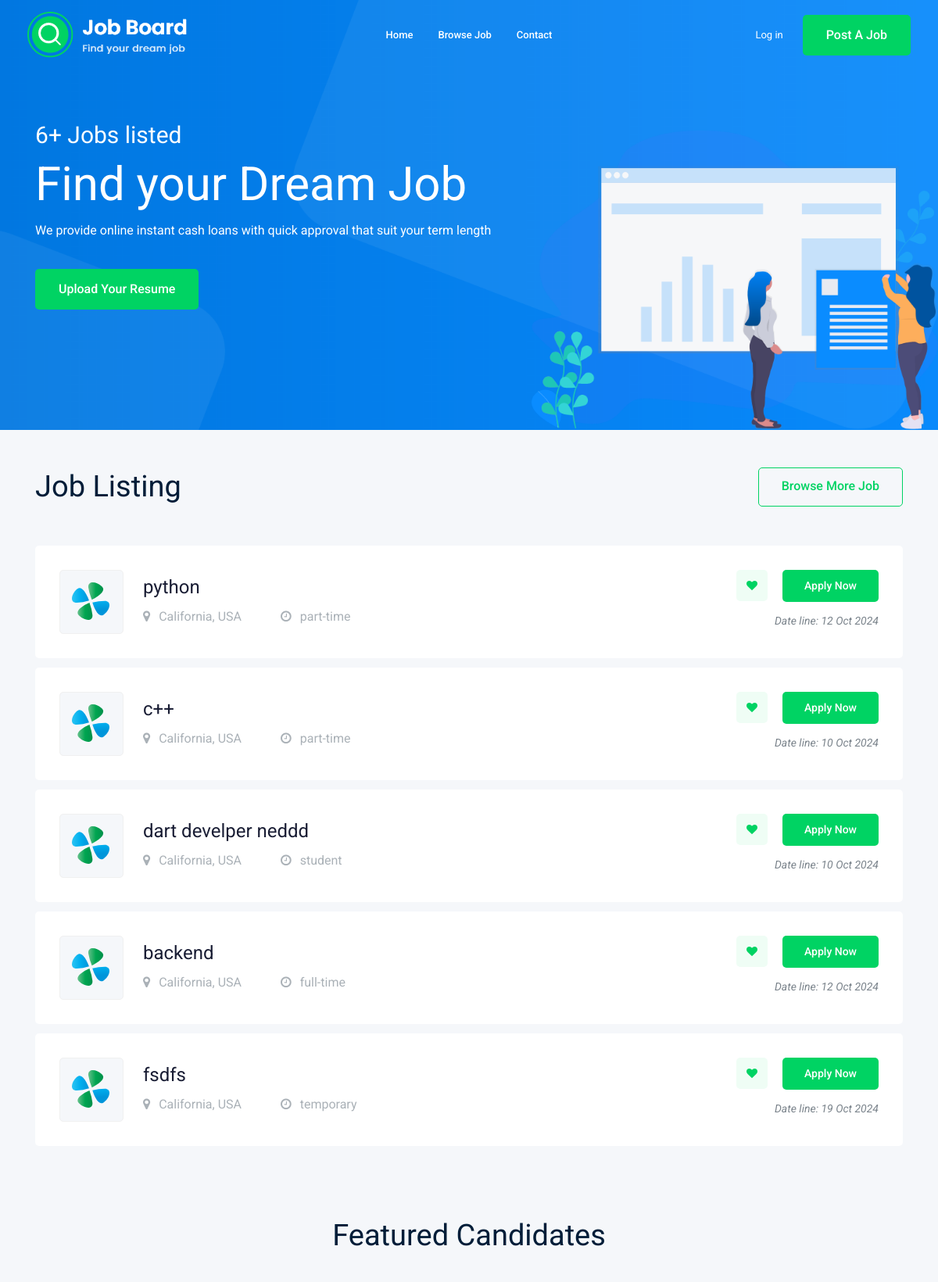
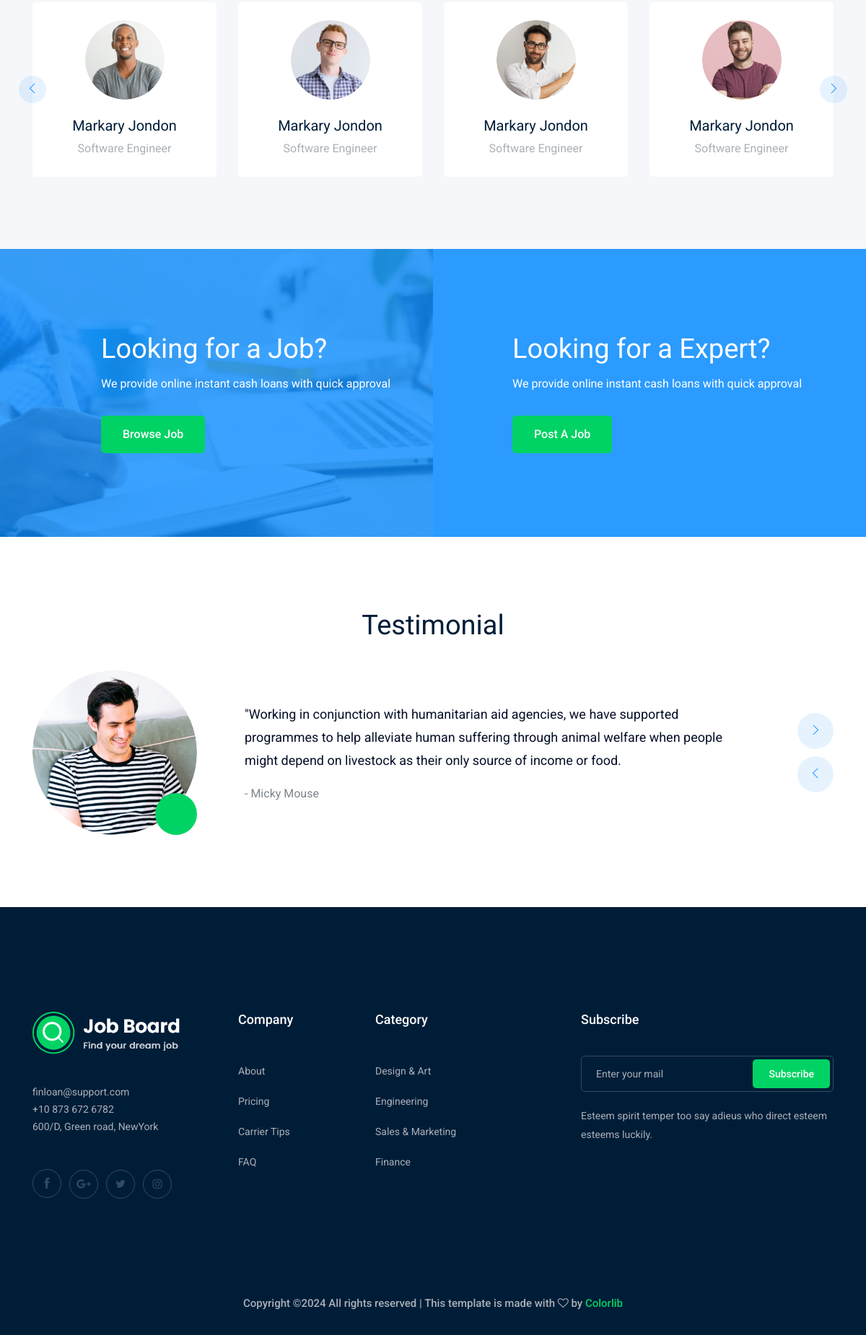
The page / on the database its author committed (2 pictures, top to bottom).
### job/models.py (models this page shows, shortened)
class Job(models.Model):
    owner = models.name = models.ForeignKey(User,on_delete=models.CASCADE)
    title = models.CharField(max_length=100)
    job_type = models.CharField(max_length=50, choices=job_type)
    description = models.TextField(max_length=500, blank=True, null=True)
    published_at = models.DateField(auto_now=True)
    vacnecy = models.IntegerField(default=1)
    salary = models.IntegerField(default=0)
    experance = models.IntegerField(default=1)
    category = models.ForeignKey('Category', on_delete=models.CASCADE,)
    image = models.ImageField(upload_to='jobs/', null=True,blank=True)
    slug = models.SlugField(blank=True, null=True)

### mian/views.py (the view)
# urls.py: path('', views.index, name='index'),
def index(request):
    job_list = Job.objects.all()
    myfilter = JobFilter(request.GET, queryset=job_list)
    paginator = Paginator(myfilter.qs, 5)
    page_number = request.GET.get("page")
    page_obj = paginator.get_page(page_number)
    context = {"jobs": page_obj, 'myfilter': myfilter}
    return render(request, 'index.html', context)

### mian/templates/index.html (shortened to what this page needs)
{% extends "base.html" %}
{% load static %}
{% load bootstrap4 %}
{% block content %}
    <div class="slider_area">
        <div class="single_slider  d-flex align-items-center slider_bg_1">
            <div class="container">
                <div class="row align-items-center">
                    <div class="col-lg-7 col-md-6">
                        <div class="slider_text">
                            <h5 class="wow fadeInLeft" data-wow-duration="1s" data-wow-delay=".2s">{{jobs.paginator.count}}+ Jobs listed</h5>
                            <h3 class="wow fadeInLeft" data-wow-duration="1s" data-wow-delay=".3s">Find your Dream Job</h3>
                            <p class="wow fadeInLeft" data-wow-duration="1s" data-wow-delay=".4s">We provide online instant cash loans with quick approval that suit your term length</p>
                            <div class="sldier_btn wow fadeInLeft" data-wow-duration="1s" data-wow-delay=".5s">
                                <a href="#" class="boxed-btn3">Upload your Resume</a>
                            </div>
                        </div>
                    </div>
                </div>
            </div>
        </div>
        <div class="ilstration_img wow fadeInRight d-none d-lg-block text-right" data-wow-duration="1s" data-wow-delay=".2s">
            <img src="{% static 'img/banner/illustration.png' %}" alt="">
        </div>
    </div>
    <div class="job_listing_area pt-5">
        <div class="container">
            <div class="row align-items-center">
                <div class="col-lg-6">
                    <div class="section_title">
                        <h3>Job Listing</h3>
                    </div>
                </div>
                <div class="col-lg-6">
                    <div class="brouse_job text-right">
                        <a href="{% url 'jobs:job_list' %}" class="boxed-btn4">Browse More Job</a>
                    </div>
                </div>
            </div>
            <div class="job_lists">
                <div class="row">
                    {% for job in jobs %}
                    <div class="col-lg-12 col-md-12">
                        <div class="single_jobs white-bg d-flex justify-content-between">
                            <div class="jobs_left d-flex align-items-center">
                                <div class="thumb">
                                {% if job.image %}
                                    <img src="{{ job.image.url }}" alt="">
                                {% else %}
                                    <img src="{% static 'img/svg_icon/1.svg' %}" alt="">
                                {% endif %}
                                </div>
                                <div class="jobs_conetent">
                                    <a href="{% url 'jobs:job_details' job.slug %}"><h4>{{ job.title }}</h4></a>
                                    <div class="links_locat d-flex align-items-center">
                                        <div class="location">
                                            <p> <i class="fa fa-map-marker"></i> California, USA</p>
                                        </div>
                                        <div class="location">
                                            <p> <i class="fa fa-clock-o"></i> {{job.job_type}}</p>
                                        </div>
                                    </div>
                                </div>
                            </div>
                            <div class="jobs_right">
                                <div class="apply_now">
                                    <a class="heart_mark" href="#"> <i class="fa fa-heart"></i> </a>
                                    <a href="{% url 'jobs:job_details' job.slug %}" class="boxed-btn3">Apply Now</a>
                                </div>
                                <div class="date">
                                    <p>Date line: {{job.published_at|date:'d M o'}}</p>
                                </div>
                            </div>
                        </div>
                    </div>
                    {% endfor %}
                </div>
            </div>
        </div>
    </div>
    <div class="featured_candidates_area">
        <div class="container">
            <div class="row">
                <div class="col-lg-12">
                    <div class="section_title text-center mb-40">
                        <h3>Featured Candidates</h3>
                    </div>
                </div>
            </div>
            <div class="row">
                <div class="col-lg-12">
                    <div class="candidate_active owl-carousel">
                        <div class="single_candidates text-center">
                            <div class="thumb">
                                <img src="{% static 'img/candiateds/1.png' %}" alt="">
                            </div>
                            <a href="#"><h4>Markary Jondon</h4></a>
                            <p>Software Engineer</p>
                        </div>
                        <div class="single_candidates text-center">
                            <div class="thumb">
                                <img src="{% static 'img/candiateds/2.png' %}" alt="">
                            </div>
                            <a href="#"><h4>Markary Jondon</h4></a>
                            <p>Software Engineer</p>
                        </div>
                        <div class="single_candidates text-center">
                            <div class="thumb">
                                <img src="{% static 'img/candiateds/3.png' %}" alt="">
                            </div>
                            <a href="#"><h4>Markary Jondon</h4></a>
                            <p>Software Engineer</p>
                        </div>
                        <div class="single_candidates text-center">
                            <div class="thumb">
                                <img src="{% static 'img/candiateds/4.png' %}" alt="">
                            </div>
                            <a href="#"><h4>Markary Jondon</h4></a>
                            <p>Software Engineer</p>
                        </div>
                    </div>
                </div>
            </div>
        </div>
    </div>
    <div class="job_searcing_wrap overlay">
        <div class="container">
            <div class="row">
                <div class="col-lg-5 offset-lg-1 col-md-6">
                    <div class="searching_text">
                        <h3>Looking for a Job?</h3>
                        <p>We provide online instant cash loans with quick approval </p>
                        <a href="{% url 'jobs:job_list' %}" class="boxed-btn3">Browse Job</a>
                    </div>
                </div>
                <div class="col-lg-5 offset-lg-1 col-md-6">
                    <div class="searching_text">
                        <h3>Looking for a Expert?</h3>
                        <p>We provide online instant cash loans with quick approval </p>
                        <a href="{% url 'jobs:add_job' %}" class="boxed-btn3">Post a Job</a>
                    </div>
                </div>
            </div>
        </div>
    </div>
    <div class="testimonial_area  ">
        <div class="container">
            <div class="row">
                <div class="col-lg-12">
                    <div class="section_title text-center mb-40">
                        <h3>Testimonial</h3>
                    </div>
                </div>
                <div class="col-xl-12">
                    <div class="testmonial_active owl-carousel">
                        <div class="single_carousel">
                            <div class="row">
                                <div class="col-lg-11">
                                    <div class="single_testmonial d-flex align-items-center">
                                        <div class="thumb">
                                            <img src="{% static 'img/testmonial/author.png' %}" alt="">
                                            <div class="quote_icon">
                                            </div>
                                        </div>
                                        <div class="info">
                                            <p>"Working in conjunction with humanitarian aid agencies, we have supported programmes to help alleviate human suffering through animal welfare when people might depend on livestock as their only source of income or food.</p>
                                            <span>- Micky Mouse</span>
                                        </div>
                                    </div>
                                </div>
                            </div>
                        </div>
                        <div class="single_carousel">
                            <div class="row">
                                <div class="col-lg-11">
                                </div>
                            </div>
                        </div>
                        <div class="single_carousel">
                            <div class="row">
                            </div>
                        </div>
                    </div>
                </div>
            </div>
        </div>
    </div>
{% endblock content %}

### rows shown on the page
Job: title "python", job_type "part-time", published_at "12 Oct 2024"
Job: title "c++", job_type "part-time", published_at "10 Oct 2024"
Job: title "dart develper neddd", job_type "student", published_at "10 Oct 2024"
Job: title "backend", job_type "full-time", published_at "12 Oct 2024"
Job: title "fsdfs", job_type "temporary", published_at "19 Oct 2024"

### other values the page prints
{{ jobs.paginator.count }} "6"
